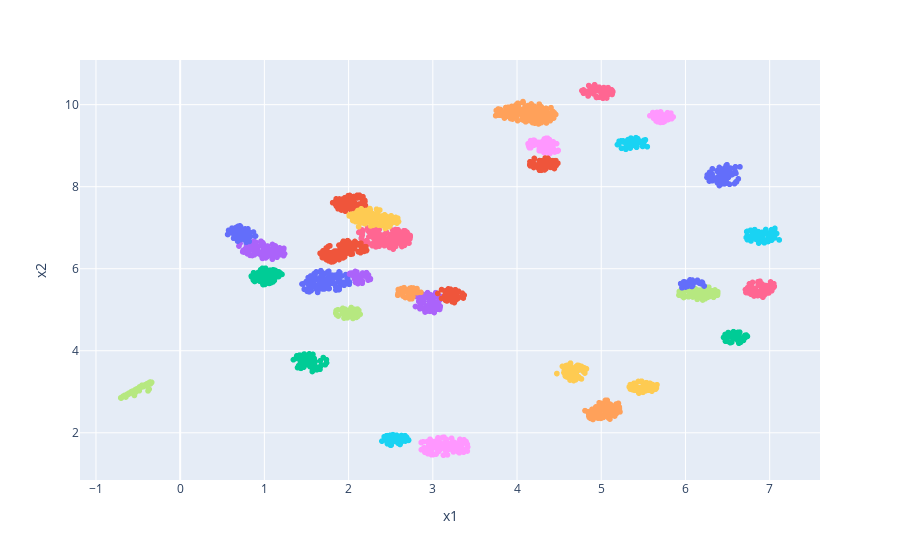

Write notebook code for a chart like this one.
### Code cell
# Remove DBSCAN's outlier cluster
plot_df = px_df[px_df["clst_label"] != -1].copy()

# Make cluster label a string so plotly colors like categorical rather than continuous
plot_df["clst_label"] = "'" + plot_df["clst_label"].astype(str) + "'"



fig = px.scatter(
    data_frame=plot_df,
    x="x1",
    y="x2",
    color="clst_label",
    hover_data=['key','mode', 'genres']
)

fig.update_layout(showlegend=False)
fig.show()
